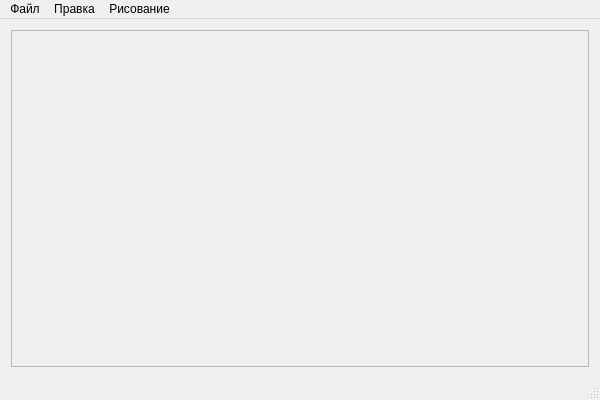
<?xml version="1.0" encoding="UTF-8"?>
<ui version="4.0">
 <class>MainWindow</class>
 <widget class="QMainWindow" name="MainWindow">
  <property name="geometry">
   <rect>
    <x>0</x>
    <y>0</y>
    <width>600</width>
    <height>400</height>
   </rect>
  </property>
  <property name="windowTitle">
   <string>MainWindow</string>
  </property>
  <widget class="QWidget" name="centralWidget">
   <layout class="QVBoxLayout" name="verticalLayout">
    <item>
     <widget class="QScrollArea" name="scrollArea">
      <property name="minimumSize">
       <size>
        <width>481</width>
        <height>0</height>
       </size>
      </property>
      <property name="cursor" stdset="0">
       <cursorShape>CrossCursor</cursorShape>
      </property>
      <property name="mouseTracking">
       <bool>false</bool>
      </property>
      <property name="autoFillBackground">
       <bool>false</bool>
      </property>
      <property name="widgetResizable">
       <bool>true</bool>
      </property>
      <widget class="QWidget" name="scrollAreaWidgetContents">
       <property name="geometry">
        <rect>
         <x>0</x>
         <y>0</y>
         <width>576</width>
         <height>325</height>
        </rect>
       </property>
      </widget>
     </widget>
    </item>
   </layout>
  </widget>
  <widget class="QMenuBar" name="menuBar">
   <property name="geometry">
    <rect>
     <x>0</x>
     <y>0</y>
     <width>600</width>
     <height>26</height>
    </rect>
   </property>
   <widget class="QMenu" name="menu">
    <property name="title">
     <string>Файл</string>
    </property>
    <addaction name="actionCreate"/>
    <addaction name="actionOpen"/>
    <addaction name="actionSave"/>
    <addaction name="actionSaveAs"/>
    <addaction name="separator"/>
    <addaction name="actionExit"/>
   </widget>
   <widget class="QMenu" name="menu_2">
    <property name="title">
     <string>Правка</string>
    </property>
    <addaction name="actionUndo"/>
    <addaction name="actionRedo"/>
    <addaction name="separator"/>
    <addaction name="actionCut"/>
    <addaction name="actionCopy"/>
    <addaction name="actionInsert"/>
    <addaction name="actionDelete"/>
   </widget>
   <widget class="QMenu" name="menu_3">
    <property name="title">
     <string>Рисование</string>
    </property>
    <addaction name="actionPencil"/>
    <addaction name="actionEraser"/>
    <addaction name="actionEllipse"/>
    <addaction name="actionRectangle"/>
    <addaction name="actionLine"/>
    <addaction name="actionCurveLine"/>
   </widget>
   <addaction name="menu"/>
   <addaction name="menu_2"/>
   <addaction name="menu_3"/>
  </widget>
  <widget class="QStatusBar" name="statusBar"/>
  <action name="actionCreate">
   <property name="text">
    <string>Создать</string>
   </property>
   <property name="shortcut">
    <string>Ctrl+N</string>
   </property>
  </action>
  <action name="actionOpen">
   <property name="text">
    <string>Открыть</string>
   </property>
   <property name="shortcut">
    <string>Ctrl+O</string>
   </property>
  </action>
  <action name="actionSave">
   <property name="text">
    <string>Сохранить</string>
   </property>
   <property name="shortcut">
    <string>Ctrl+S</string>
   </property>
  </action>
  <action name="actionSaveAs">
   <property name="text">
    <string>Сохранить как</string>
   </property>
  </action>
  <action name="actionUndo">
   <property name="text">
    <string>Отменить</string>
   </property>
   <property name="shortcut">
    <string>Ctrl+Z</string>
   </property>
  </action>
  <action name="actionRedo">
   <property name="text">
    <string>Повторить</string>
   </property>
   <property name="shortcut">
    <string>Ctrl+Y</string>
   </property>
  </action>
  <action name="actionCut">
   <property name="text">
    <string>Вырезать</string>
   </property>
   <property name="shortcut">
    <string>Ctrl+X</string>
   </property>
  </action>
  <action name="actionCopy">
   <property name="text">
    <string>Копировать</string>
   </property>
   <property name="shortcut">
    <string>Ctrl+C</string>
   </property>
  </action>
  <action name="actionInsert">
   <property name="text">
    <string>Вставить</string>
   </property>
   <property name="shortcut">
    <string>Ctrl+V</string>
   </property>
  </action>
  <action name="actionDelete">
   <property name="text">
    <string>Удалить</string>
   </property>
  </action>
  <action name="actionExit">
   <property name="text">
    <string>Выйти</string>
   </property>
   <property name="shortcut">
    <string>Ctrl+Q</string>
   </property>
  </action>
  <action name="actionPencil">
   <property name="checkable">
    <bool>true</bool>
   </property>
   <property name="text">
    <string>Карандаш</string>
   </property>
  </action>
  <action name="actionEraser">
   <property name="checkable">
    <bool>true</bool>
   </property>
   <property name="text">
    <string>Ластик</string>
   </property>
  </action>
  <action name="actionEllipse">
   <property name="checkable">
    <bool>true</bool>
   </property>
   <property name="text">
    <string>Эллипс</string>
   </property>
  </action>
  <action name="actionRectangle">
   <property name="checkable">
    <bool>true</bool>
   </property>
   <property name="text">
    <string>Прамоугольник</string>
   </property>
  </action>
  <action name="actionLine">
   <property name="checkable">
    <bool>true</bool>
   </property>
   <property name="text">
    <string>Прямая</string>
   </property>
  </action>
  <action name="actionCurveLine">
   <property name="checkable">
    <bool>true</bool>
   </property>
   <property name="text">
    <string>Ломаная</string>
   </property>
  </action>
 </widget>
 <layoutdefault spacing="6" margin="11"/>
 <resources/>
 <connections/>
</ui>
